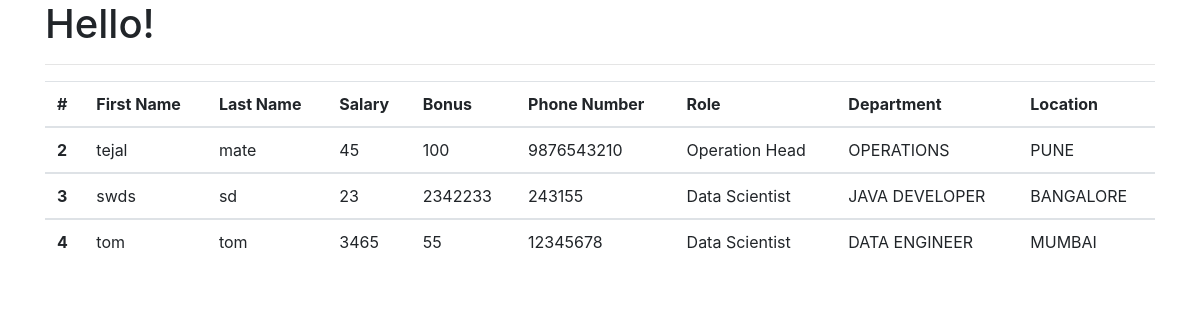
The app's page /all_emp with its own data.
### emp_app/models.py (models this page shows, shortened)
class Employee(models.Model):
    first_name = models.CharField(max_length=100, null=False)
    last_name = models.CharField(max_length=100)
    dept = models.ForeignKey(Department, on_delete=models.CASCADE)
    salary = models.IntegerField(default=0)
    bonus = models.IntegerField(default=0)
    role = models.ForeignKey(Role, on_delete=models.CASCADE)
    phone = models.IntegerField(default=0)
    def __str__(self):
        return "%s %s %s" %(self.first_name,self.last_name,self.phone)

class Role(models.Model):
    name = models.CharField(max_length=100, null=False)

class Department(models.Model):
    name = models.CharField(max_length=100,null=False)
    location = models.CharField(max_length=100)

### emp_app/views.py (the view)
# urls.py: path('all_emp',views.all_emp, name='all_emp'),
def all_emp(request):
    emps=Employee.objects.all()    #queryset
    context = {
        "emps":emps
    }
    print(context)
    return render(request, 'view_all_emp.html',context)

### emp_app/templates/view_all_emp.html (shortened to what this page needs)
<link rel="stylesheet" href="https://cdn.jsdelivr.net/npm/bootstrap@4.3.1/dist/css/bootstrap.min.css">
</head>
<body>
<div class="container">
  <h1>Hello!</h1>
  <hr>
  <table class="table">
      <thead>
        <tr>
          <th scope="col">#</th>
          <th scope="col">First Name</th>
          <th scope="col">Last Name</th>
          <th scope="col">Salary</th>
          <th scope="col">Bonus</th>
          <th scope="col">Phone Number</th>
          <th scope="col">Role</th>
          <th scope="col">Department</th>
          <th scope="col">Location</th>
        </tr>
      </thead>
            {% for emp in emps %}
      <tbody>
        <tr>
          <th scope="row">{{emp.id}}</th>
          <td>{{emp.first_name}}</td>
          <td>{{emp.last_name}}</td>
          <td>{{emp.salary}}</td>
          <td>{{emp.bonus}}</td>
          <td>{{emp.phone}}</td>
          <td>{{emp.role.name}}</td>
          <td>{{emp.dept.name}}</td>
          <td>{{emp.dept.location}}</td>
        </tr>
      </tbody>
            {% endfor %}
    </table>
</div>

### records on screen
Employee: id "2", first_name "tejal", last_name "mate", salary "45", bonus "100", phone "9876543210", role.name "Operation Head", dept.name "OPERATIONS", dept.location "PUNE"
Employee: id "3", first_name "swds", last_name "sd", salary "23", bonus "2342233", phone "243155", role.name "Data Scientist", dept.name "JAVA DEVELOPER", dept.location "BANGALORE"
Employee: id "4", first_name "tom", last_name "tom", salary "3465", bonus "55", phone "12345678", role.name "Data Scientist", dept.name "DATA ENGINEER", dept.location "MUMBAI"
